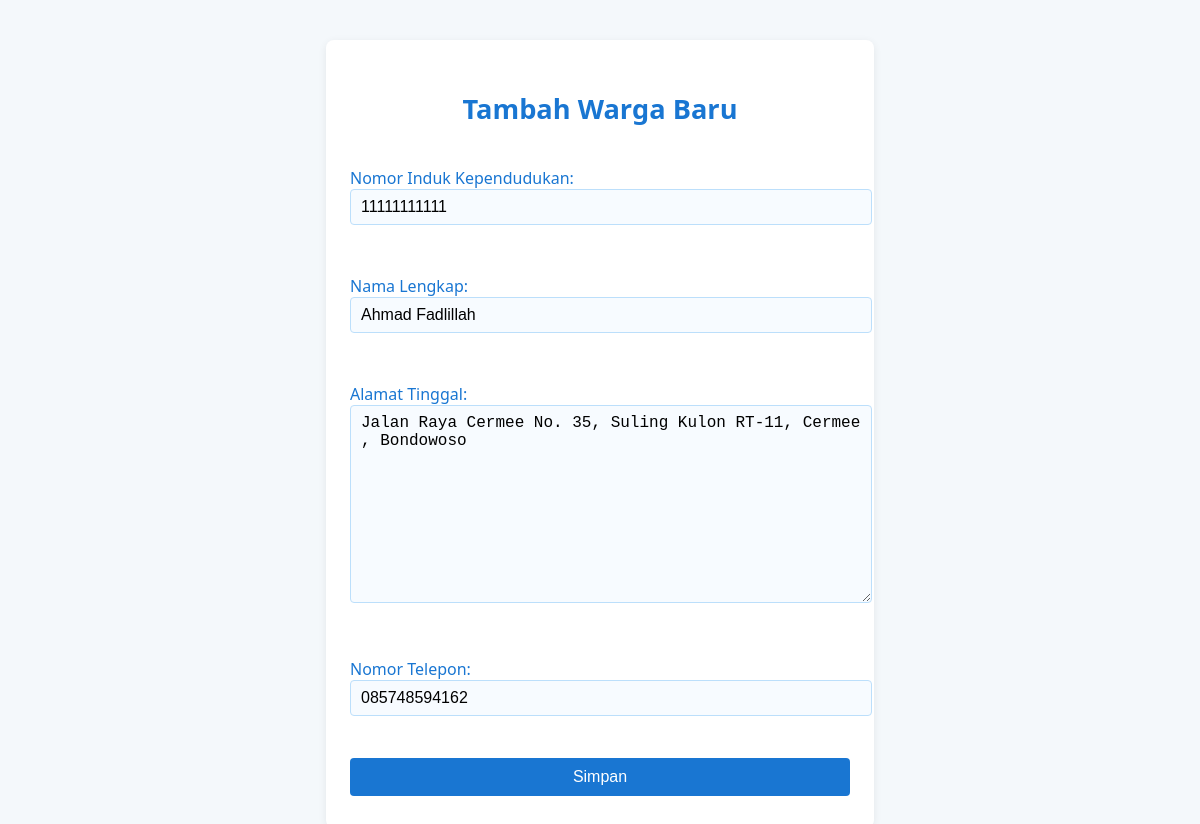
The app's page /1/warga/edit/ with its own data.
### warga/models.py (models this page shows, shortened)
class Warga(models.Model):
    nik = models.CharField(max_length=16, unique=True, verbose_name="Nomor Induk Kependudukan")
    nama_lengkap = models.CharField(max_length=100, verbose_name="Nama Lengkap")
    alamat = models.TextField(verbose_name="Alamat Tinggal")
    no_telepon = models.CharField(max_length=15, blank=True, verbose_name="Nomor Telepon")
    tanggal_registrasi = models.DateTimeField(auto_now_add=True)

### warga/views.py (the view)
# urls.py: path('<int:pk>/warga/edit/', WargaUpdateView.as_view(), name='warga-edit'),
class WargaUpdateView(UpdateView):
    model = Warga
    form_class = WargaForm
    template_name = 'warga/warga_form.html'
    success_url = reverse_lazy('warga-list')

### warga/forms.py
class WargaForm(forms.ModelForm):
    class Meta:
        model = Warga
        fields = ['nik', 'nama_lengkap', 'alamat', 'no_telepon']

### warga/templates/warga/warga_form.html (shortened to what this page needs)
<!DOCTYPE html>
<html lang="en">
<head>
</head>
<body>
    <div class="container">
        <h1>Tambah Warga Baru</h1>
        <form method="post">
            {{ form.as_p }}
            <button type="submit">Simpan</button>
        </form>
    </div>
</body>
</html>

### warga/templates/warga/warga_form.html (style rules this page uses)
body { background: #f4f8fb; font-family: 'Segoe UI', Arial, sans-serif; margin: 0; padding: 0; }
.container { max-width: 500px; margin: 40px auto; background: #fff; border-radius: 8px; box-shadow: 0 2px 8px rgba(0,0,0,0.07); padding: 32px 24px; }
h1 { color: #1976d2; margin-bottom: 24px; font-size: 1.7rem; text-align: center; }
form { display: flex; flex-direction: column; gap: 18px; }
button[type="submit"] { background: #1976d2; color: #fff; padding: 10px 0; border: none; border-radius: 4px; font-size: 1rem; cursor: pointer; margin-top: 8px; transition: background 0.2s; }
input, select, textarea { width: 100%; padding: 8px 10px; border: 1px solid #bcdffb; border-radius: 4px; font-size: 1rem; background: #f7fbff; }
label { font-weight: 500; color: #1976d2; margin-bottom: 4px; }

### records on screen
Warga: nik "11111111111", nama_lengkap "Ahmad Fadlillah", alamat "Jalan Raya Cermee No. 35, Suling Kulon RT-11, Cermee , Bondowoso", no_telepon "085748594162"
